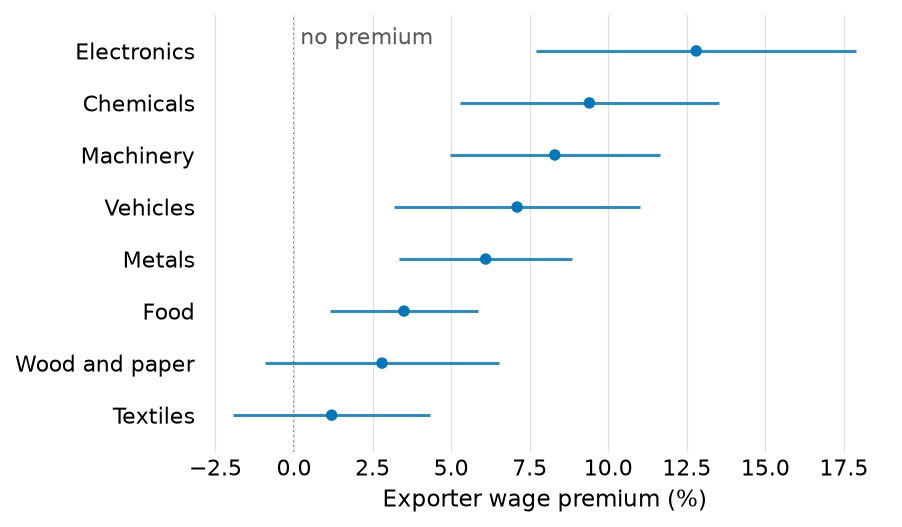

The Python source for this figure:
"""Coefficient plot: one estimate per row with its interval, ranked, and a
named zero rule, from synthetic data.

    uv run python docs/gallery/coefficient_plot.py

Writes coefficient_plot.png beside this script and fails if any label
overlaps something or runs off the figure.
"""

from pathlib import Path

import matplotlib.pyplot as plt
import numpy as np

import figtools as ft


def main():
    ft.setup()

    # The wage premium of exporting firms, estimated industry by industry.
    industries = ['Textiles', 'Food', 'Wood and paper', 'Chemicals',
                  'Metals', 'Machinery', 'Electronics', 'Vehicles']
    est = np.array([1.2, 3.5, 2.8, 9.4, 6.1, 8.3, 12.8, 7.1])
    se = np.array([1.6, 1.2, 1.9, 2.1, 1.4, 1.7, 2.6, 2.0])

    fig, ax = plt.subplots(figsize=(5.9, 3.4))
    ft.dotplot(ax, industries, est, ci=(est - 1.96 * se, est + 1.96 * se))
    ft.refline(ax, 0, 'no premium', axis='x')
    ax.set_xlabel('Exporter wage premium (%)')

    found = ft.collisions(fig)
    if found:
        raise SystemExit(f'coefficient_plot: labels collide: {found}')
    fig.savefig(Path(__file__).with_suffix('.png'), dpi=150)


if __name__ == '__main__':
    main()
